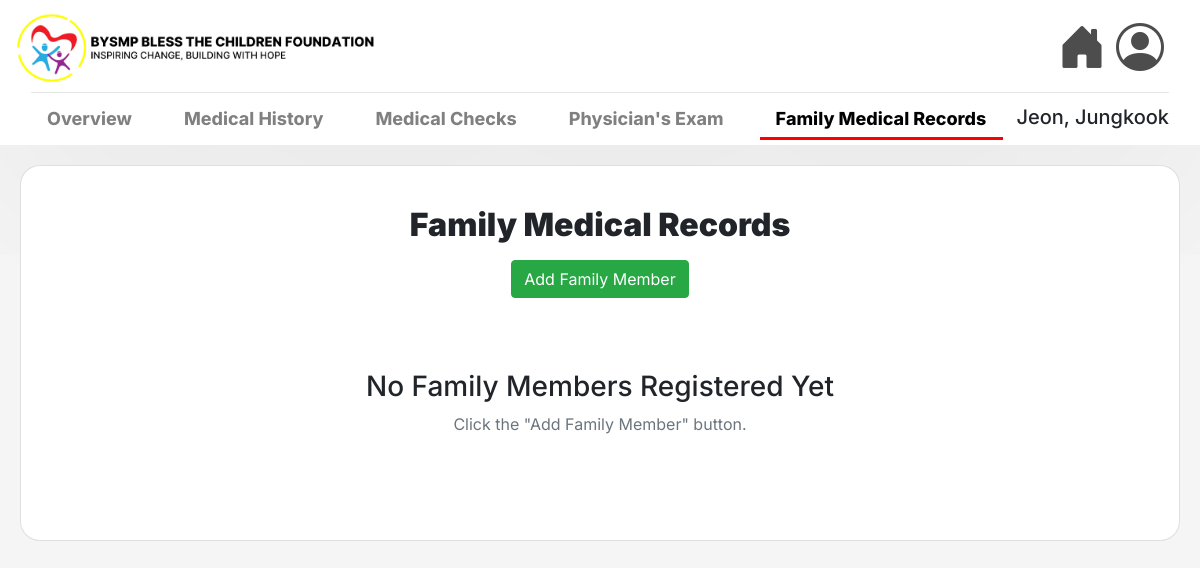
The page /family-medical-records/17/ on the database as committed earlier.
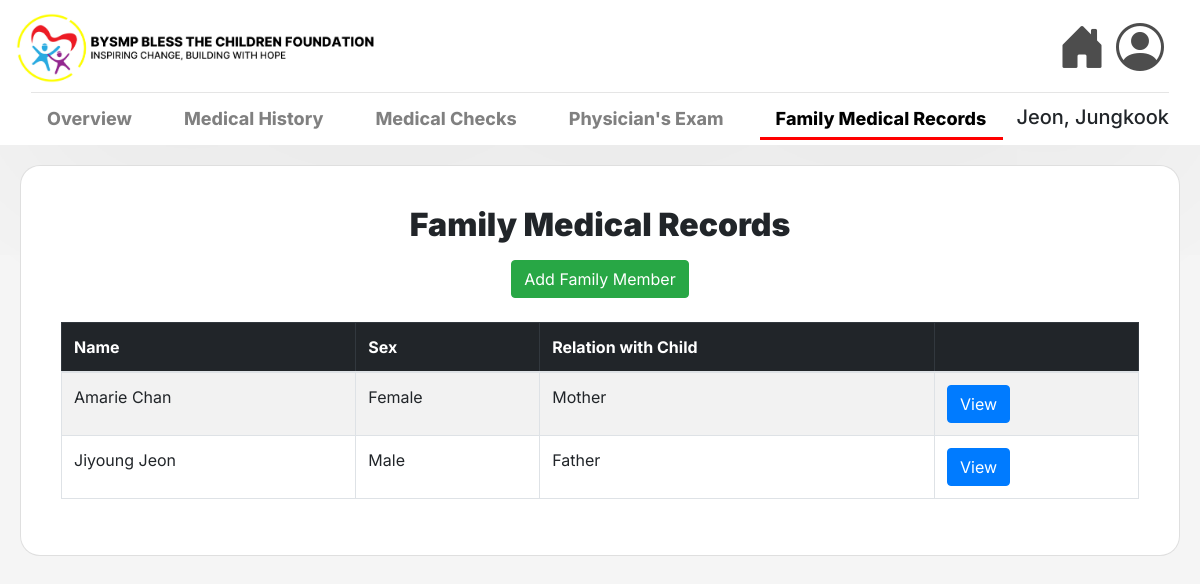
The same page on the database as committed later.
### msys42app/models.py (models this page shows, shortened)
class FamilyMember(models.Model):
    child = models.ForeignKey(Child, on_delete=models.CASCADE)
    fm_lastname = models.CharField(max_length=25, null=False, blank=False)
    fm_firstname = models.CharField(max_length=25, null=False, blank=False)
    fm_middlename = models.CharField(max_length=25, null=True, blank=False)
    fm_relationship = models.CharField(max_length=25, null=False, blank=False)
    fm_sex = models.CharField(max_length=6, choices=[('Male', 'Male'), ('Female', 'Female')], null=False, blank=False)

### msys42app/views.py (the view, shortened to what this page needs)
# urls.py: path('family-medical-records/<int:pk>/', views.view_family_medicals, name='view_family_medicals'),
def view_family_medicals(request, pk):
    child = get_object_or_404(Child, pk=pk)
    members = FamilyMember.objects.filter(child=child)
    return render(request, 'msys42app/home_family_medical.html', {'child': child, 'members': members})

### msys42app/templates/msys42app/home_family_medical.html (shortened to what this page needs)
{% extends 'msys42app/base.html' %}
{% load static %}
{% block navbar %}
<hr class="w-100 my-1">
<nav style="display: flex; justify-content: space-between; align-items: flex-end; padding-left: 0; padding: 0; width: 100%; position: sticky;">
    <ul class="child-nav" style="display: flex; gap: 20px; list-style: none; padding: 0; margin: 0;">
        <li class="nav-item">
            <a class="nav-link" href="{% url 'view_child_profile' pk=child.id %}">
                Overview
            </a>
        </li>
        <li class="nav-item">
            <a class="nav-link" href="{% url 'view_medical_history' child.id %}">Medical History</a>
        </li>
        <li class="nav-item">
            <a class="nav-link" href="{% url 'annual_medical_check_list' child.id %}">Medical Checks</a>
        </li>
        <li class="nav-item">
            <a class="nav-link" href="{% url 'home_physicians_exam' child.id %}">
                Physician's Exam
            </a>
        </li>
        <li class="nav-item">
            <a class="nav-link active" href="{% url 'view_family_medicals' child.id%}">Family Medical Records</a>
        </li>
    </ul>
    <h5> {{child.lastname}}, {{child.firstname}} {{child.middlename}} </h5>
</nav>
{% endblock %}
{% block content %}
<div class="container-fluid" style="padding: 20px;">
    <div class="card shadow-sm" style="max-width: 1200px; margin: 0 auto;">
        <div class="card-body">
            <div class="text-center mb-4">
                <h2 class="mb-3" style="font-weight: 1000;"> Family Medical Records</h2>
                <button class="btn btn-success" onclick="openForm()">Add Family Member</button>
            </div>
            {% if members %}
            <table class="table table-bordered table-striped text-left">
                <thead class="table-dark">
                  <tr>
                    <th>Name</th>
                    <th>Sex</th>
                    <th>Relation with Child</th>
                    <th></th>
                  </tr>
                </thead>
                <tbody style="background-color: white;">
                {% for member in members %}
                  <tr>
                    <td> {{member.fm_firstname}} {{member.fm_middlename}} {{member.fm_lastname}}</td>
                    <td> {{member.fm_sex}} </td>
                    <td> {{member.fm_relationship}} </td>
                    <td>
                        <a href="{% url 'view_family_medical_record' child.id member.pk%}" class="btn btn-primary">
                             View
                        </a>
                    </td>
                  </tr>
                {% endfor %}
                </tbody>
            </table>
                </div>
            {% else %}
                <div class="text-center py-5">
                    <h3>No Family Members Registered Yet</h3>
                    <p class="text-muted">Click the "Add Family Member" button.</p>
                </div>
            {% endif %}
        </div>
    </div>
</div>
{% endblock %}

Rows that differ between the two databases and show on the page:
added FamilyMember: fm_firstname "Amarie", fm_lastname "Chan", fm_sex "Female", fm_relationship "Mother"
added FamilyMember: fm_firstname "Jiyoung", fm_lastname "Jeon", fm_sex "Male", fm_relationship "Father"
Other text that changed with them:
text no longer shown: "No Family Members Registered Yet Click the \"Add Family Member\" button."
text now shown: "Name Sex Relation with Child"
